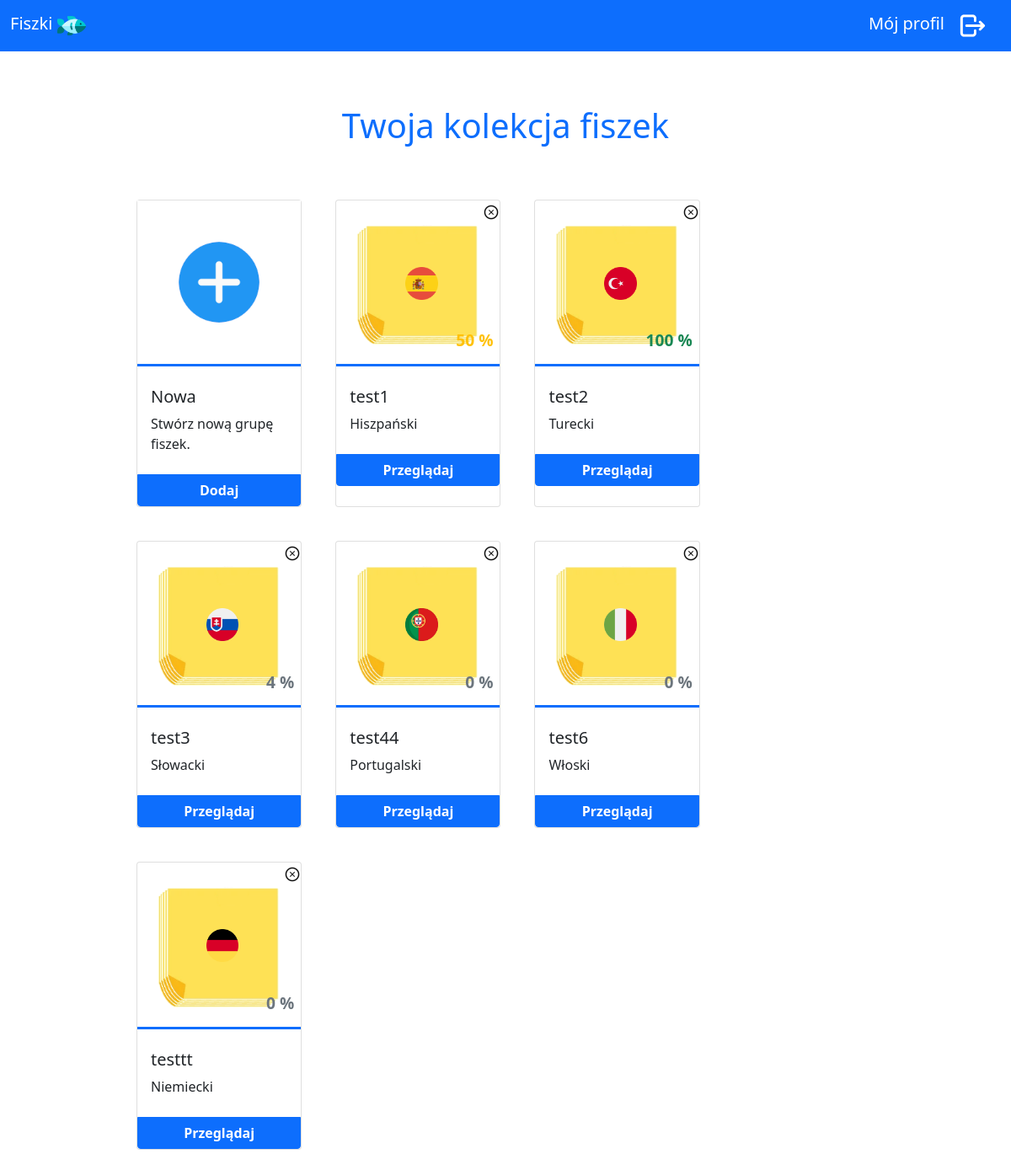
The app's page /cards_collection (signed in), older data.
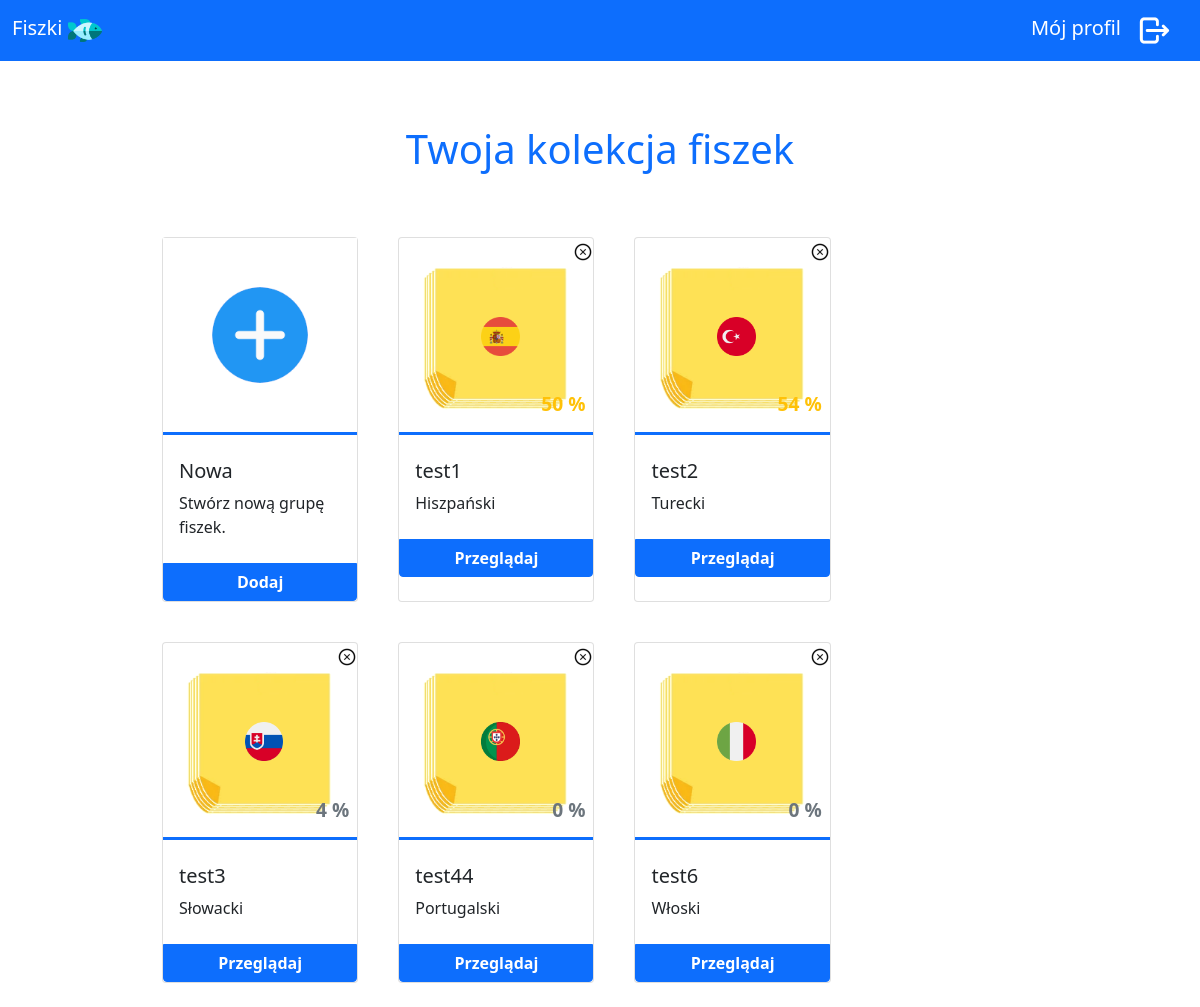
The same page, newer data.
### pjf/models.py (models this page shows)
class groups(db.Model):
    id = db.Column("id", db.Integer, primary_key=True)
    name = db.Column(db.String(60))
    lang = db.Column(db.String(60))
    completion = db.Column(db.Integer, default=0)
    user_id = db.Column(db.Integer, db.ForeignKey("users.id"))
    card = db.relationship("cards", backref="group", lazy=True)
    lesson = db.relationship("lessons", backref="group", lazy=True)

### pjf/collection/routes.py (the view)
@collection.route("/cards_collection", methods=["GET", "POST"])
def cards_collection_page():
    if "logged_in" not in session:
        return redirect(url_for("user.login_page"))
    if request.method == "POST":
        group_name = request.form["name"]
        group_lang = request.form["lang"]
        user_id = users.query.filter_by(login=session['login']).first().id # only one exists, user is unique
        new_group = groups(name=group_name, lang=group_lang, user_id=user_id)
        db.session.add(new_group)
        db.session.commit()
        return redirect(url_for("collection.cards_collection_page"))
    else: #method == get
        login_in_session = session["login"]
        user_id = users.query.filter_by(login=login_in_session).first().id
        users_groups = groups.query.filter_by(user_id=user_id).all()
        languages = ['Angielski', 'Niemiecki', 'Hiszpański', 'Francuski', 'Włoski', 'Duński',   'Turecki',
                     'Chiński', 'Japoński', 'Holenderski', 'Portugalski', 'Czeski', 'Słowacki', 'Węgierski']
        languages.sort()
        return render_template("cards_collection.html", languages=languages, groups=users_groups)

### pjf/templates/cards_collection.html (shortened to what this page needs)
{% extends "base.html" %}
{% block content %}
<div class="groups">
  <h1 class="py-5 text-center text-primary">Twoja kolekcja fiszek</h1>
<div class="row justify-content-start flex-wrap gap-4">
    <div class="card p-0 m-2" style="width: 22%">
        <img src="{{url_for('static', filename='images/new_cards.png')}}" class="border-bottom border-3 border-primary"/>
      <div class="card-body p-0">
        <div class="px-3 py-4">
            <h5 class="card-title">Nowa</h5>
            <p class="card-text">Stwórz nową grupę fiszek.</p>
        </div>
         <button class="btn btn-primary w-100 mt-10 rounded-0 rounded-bottom" data-bs-toggle="modal" data-bs-target="#reg-modal">
            Dodaj
         </button>
      </div>
    </div>
    {% if groups %}
        {% for group in groups %}
        <div class="card p-0 m-2 position-relative" style="width: 22%">
            <div class="position-relative w-100">
                <a class="position-absolute text-decoration-none text-dark" href="/delete_group/{{group.id}}" style="top:0%; right: 0%">
                <img src="{{url_for('static', filename='images/close_icon.png')}}"/>
                </a>
                <img src="{{url_for('static', filename='images/languages/' + group.lang + '.png')}}" class="lang-icon"/>
                <p
                    {% if group.completion < 50 %}
                        class="text-secondary position-absolute bottom-0 end-0 px-2 completion"
                    {% elif group.completion < 70 %}
                        class="text-warning position-absolute bottom-0 end-0 px-2 completion"
                    {% else %}
                        class="text-success position-absolute bottom-0 end-0 px-2 completion"
                    {% endif %}
                >
                    {{group.completion}} %</p>
            </div>
            <div class="card-body p-0">
                <div class="px-3 py-4">
                    <h5 class="card-title">{{group.name}}</h5>
                    <p class="card-text">{{group.lang}}</p>
                </div>
                 <a href="/group/{{group.id}}" class="btn btn-primary w-100 mt-10 rounded-0 rounded-bottom">Przeglądaj</a>
            </div>
        </div>
        {% endfor %}
    {% endif %}
    </div>
</div>
{% endblock %}

### pjf/templates/base.html (shortened to what this page needs)
<!DOCTYPE html>
<html lang="en">
<head>
    <link href="https://cdn.jsdelivr.net/npm/bootstrap@5.0.2/dist/css/bootstrap.min.css" rel="stylesheet">
    <link rel="stylesheet" href="{{url_for('static', filename='styles/style.css')}}">
</head>
<body>
    <nav class="navbar navbar-dark bg-primary">
      <div class="container-fluid">
        <a class="navbar-brand" href="/">Fiszki  <img src="{{url_for('static', filename='images/logo.png')}}" width="6%"/></a>
          {% if session["logged_in"]%}
              <div class="d-inline-flex justify-content-end">
                <a class="navbar-brand" href="/stats">Mój profil</a>
                <a class="navbar-brand mw-100" href="/logout"><img src="{{url_for('static', filename='images/logout_icon.png')}}"/></a>
              </div>
          {% else %}
              <div>
                <a class="navbar-brand" href="/login">Logowanie</a>
                <a class="navbar-brand" href="/sign_up">Rejestracja</a>
              </div>
          {% endif %}
      </div>
    </nav>
    <div class="container-fluid  w-75 p-3">
        {% block content %}
        {% endblock %}
    </div>
</body>
</html>

### pjf/static/styles/style.css (style rules this page uses)
.practice .lang-icon, .groups .lang-icon { position: absolute; top: 40%; left: 42%; width: 20%; }
.practice .completion, .groups .completion, .lesson, .stats { font-weight: 600!important; }
.practice .completion, .groups .completion { font-size: 1.2rem; }
.btn-primary { font-weight: 600!important; }

Row changes from the older to the newer data that the page shows:
removed groups: lang (picture), completion "0", name "testtt", lang "Niemiecki"
changed groups "test2": completion "100" → "54"
